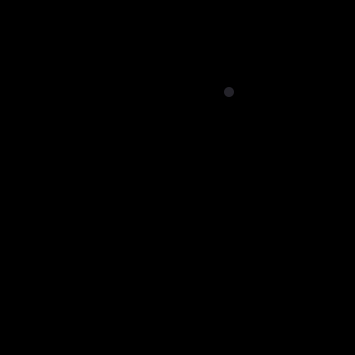
Frame 1 (no input)
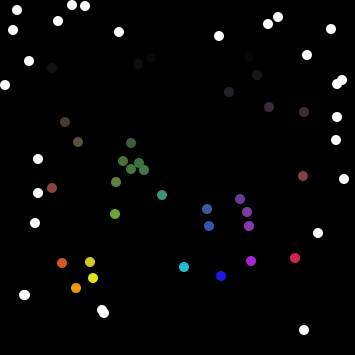
Frame 60 (the mouse pressed at the canvas centre just before this capture)
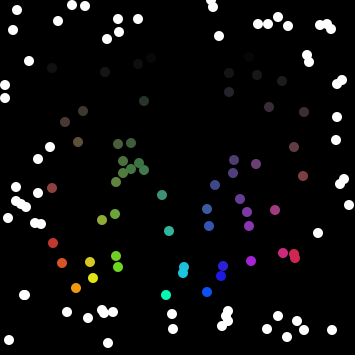
Frame 120 (the mouse held since frame 60 and released just before this capture)

The Processing sketch that drew these frames (run headless with seeded random() and noise(); from frame 60 on, the mouse is pressed at the canvas centre):

// Processing sketch: sketch_2_control
// ── sketch_2_control.pde

void setup(){
  size(355,355);
  colorMode(HSB,255);
  background(0);
  frameRate(50);
}

void draw(){
  int x=(int)random(355);
  int y=(int)random(355);  
 noStroke();
 if(50<x&&x<305 && 50<y&&y<305){
   fill(x-50,y-50,y-50);
  }
  else{
    fill(0,0,255);
  }
   ellipse(x,y,10,10);
}
